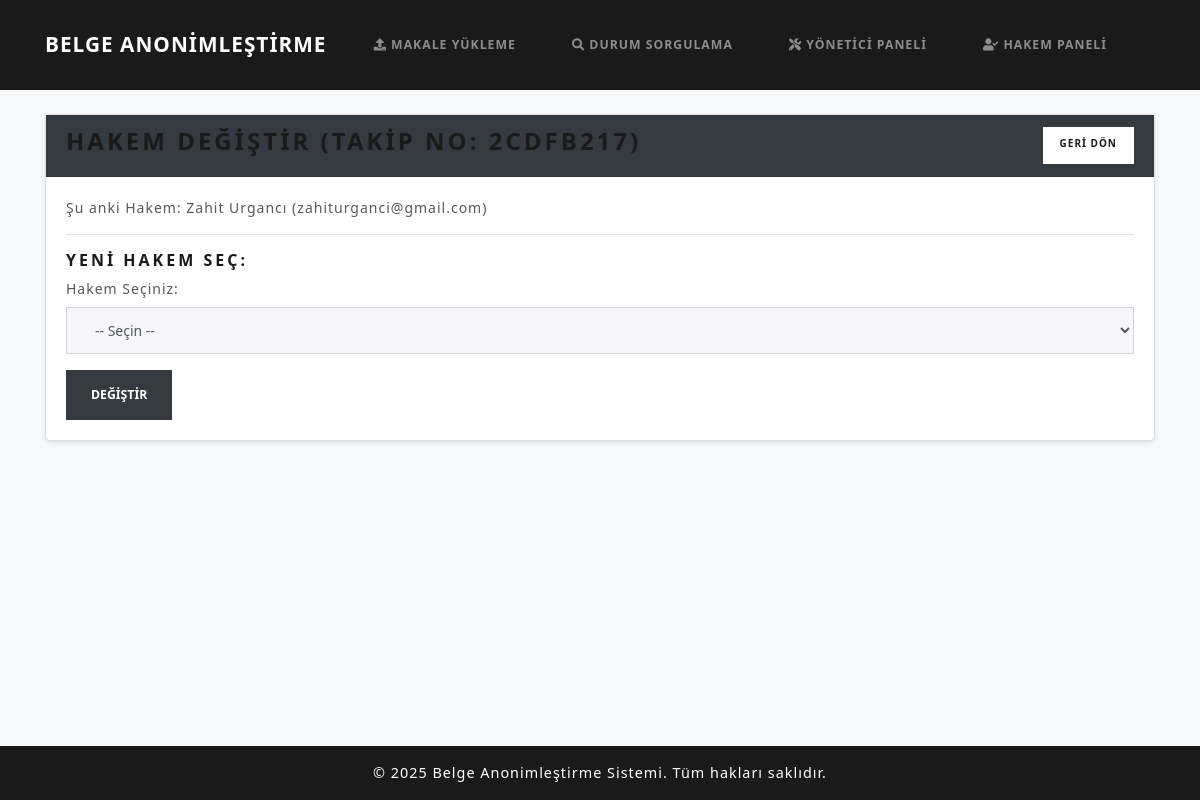
Page /makalesistemi/yonetici/reassign/2cdfb217/ on the committed database.
### papers/models.py (models this page shows, shortened)
class Submission(models.Model):
    tracking_number = models.CharField(max_length=50, unique=True)
    email_hash = models.CharField(max_length=64)
    encrypted_filename = models.TextField(null=True, blank=True)
    original_pdf = models.FileField(upload_to='uploads/')
    revised_pdf = models.FileField(upload_to='uploads/', null=True, blank=True)
    anonymized_pdf = models.FileField(upload_to='anonymized/', null=True, blank=True)
    final_pdf = models.FileField(upload_to='final/', null=True, blank=True)
    final_sent = models.BooleanField(default=False)  # Final PDF gönderildi mi?
    extracted_keywords = models.TextField(blank=True, null=True)
    subtopics = models.ManyToManyField(Subtopic, blank=True, related_name='submissions')
    status = models.CharField(max_length=50, choices=STATUS_CHOICES, default='Gönderildi')
    review = models.TextField(null=True, blank=True)
    reviewer = models.ForeignKey(Reviewer, null=True, blank=True, on_delete=models.SET_NULL)
    timestamp = models.DateTimeField(default=timezone.now)
    reviewed_pdf = models.FileField(upload_to='reviewed/', null=True, blank=True)  # Yeni alan
    anonymized_data = models.TextField(null=True, blank=True)
    restored = models.BooleanField(default=False)

class Reviewer(models.Model):
    name = models.CharField(max_length=100)
    email = models.EmailField(unique=True)
    interests = models.ManyToManyField(Subtopic, related_name='reviewers', blank=True)

### papers/views.py (the view, shortened to what this page needs)
def reassign_reviewer(request, tracking_number):
    sub = get_object_or_404(Submission, tracking_number=tracking_number)
    all_reviewers = Reviewer.objects.all()
    context = {
        'submission': sub,
        'reviewers': all_reviewers
    }
    return render(request, 'reassign_reviewer.html', context)

### templates/reassign_reviewer.html (shortened to what this page needs)
{% extends 'base.html' %}
{% block content %}
<div class="card">
  <div class="card-header bg-dark text-white d-flex justify-content-between">
    <h3>Hakem Değiştir (Takip No: {{ submission.tracking_number }})</h3>
    <a href="{% url 'editor_dashboard' %}" class="btn btn-light btn-sm">GERİ DÖN</a>
  </div>
  <div class="card-body">
    <p><strong>Şu anki Hakem:</strong>
      {% if submission.reviewer %}
        {{ submission.reviewer.name }} ({{ submission.reviewer.email }})
      {% else %}
        - Yok -
      {% endif %}
    </p>
    <hr />
    <h5>Yeni Hakem Seç:</h5>
    <form method="POST">
      <div class="form-group">
        <label for="reviewer_id">Hakem Seçiniz:</label>
        <select name="reviewer_id" class="form-control">
          <option value="">-- Seçin --</option>
        </select>
      </div>
      <button type="submit" class="btn btn-dark">Değiştir</button>
    </form>
  </div>
</div>
{% endblock %}

### static/css/style.css (style rules this page uses)
html, body { height: 100%; margin: 0; padding: 0; background-color: #f8f9fa; font-family: "Segoe UI", Tahoma, Geneva, Verdana, sans-serif; }
.card { margin-bottom: 20px; border-radius: 5px; box-shadow: 0 2px 4px rgba(0, 0, 0, 0.1); }

### rows in the picture
Submission: tracking_number "2CDFB217", reviewer.name "Zahit Urgancı", reviewer.email "zahiturganci@gmail.com"
